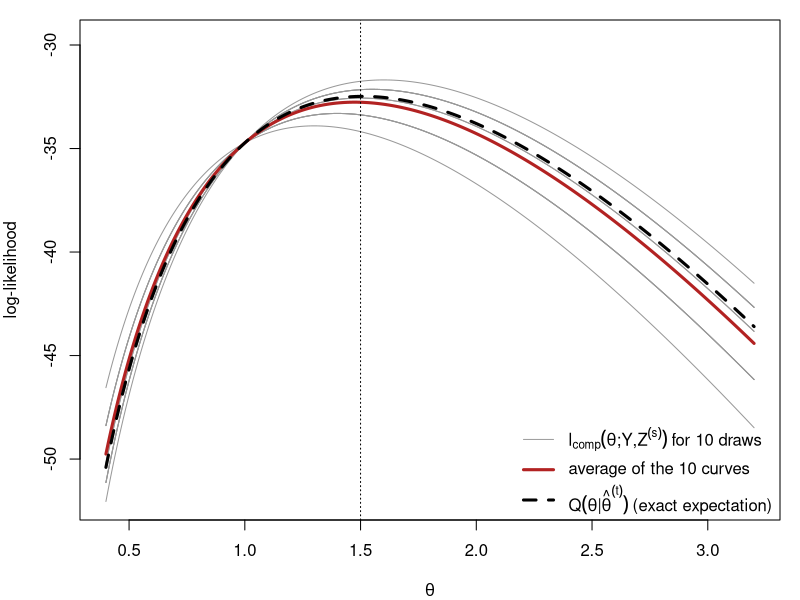
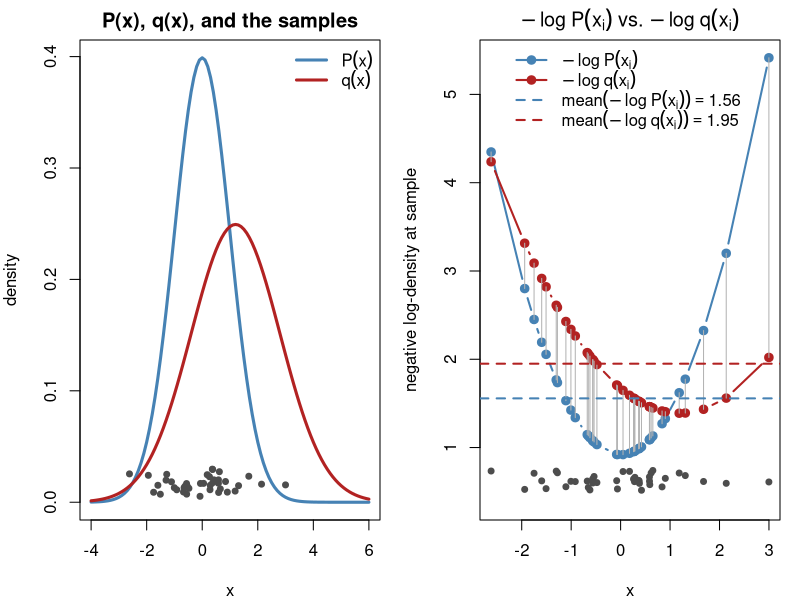
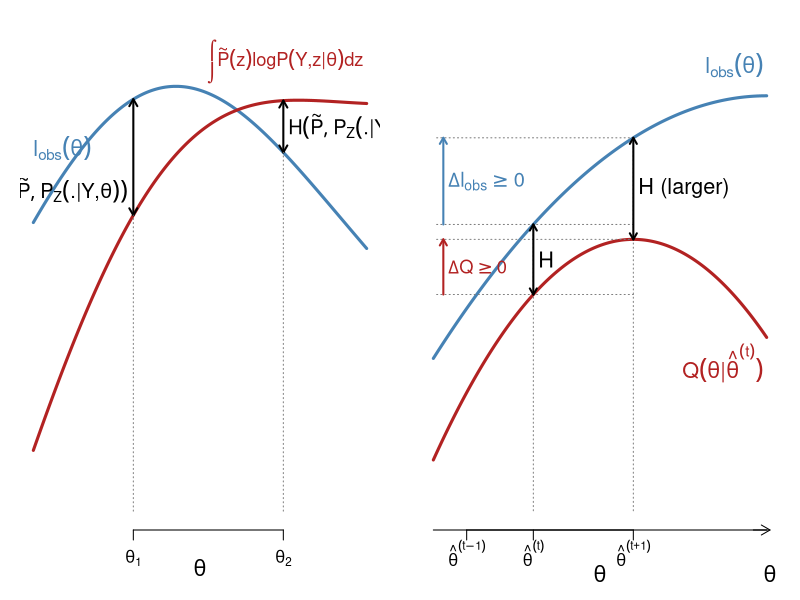
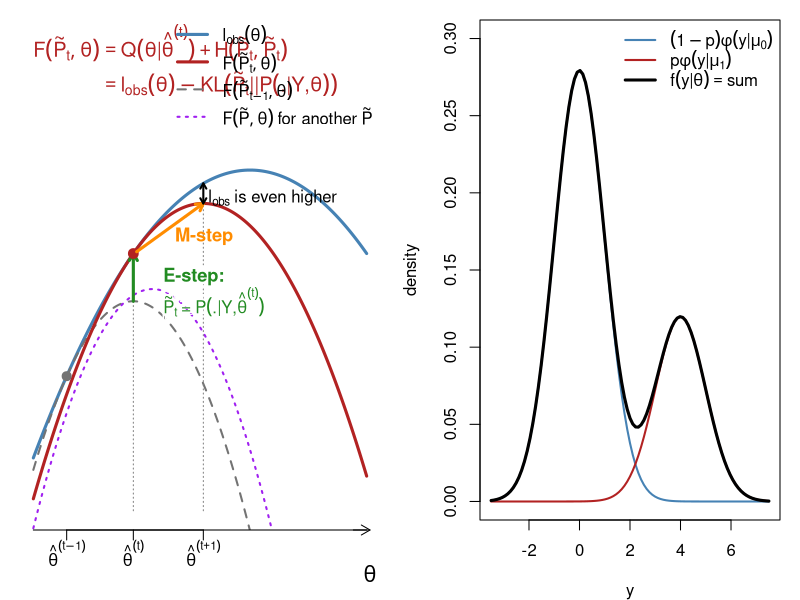
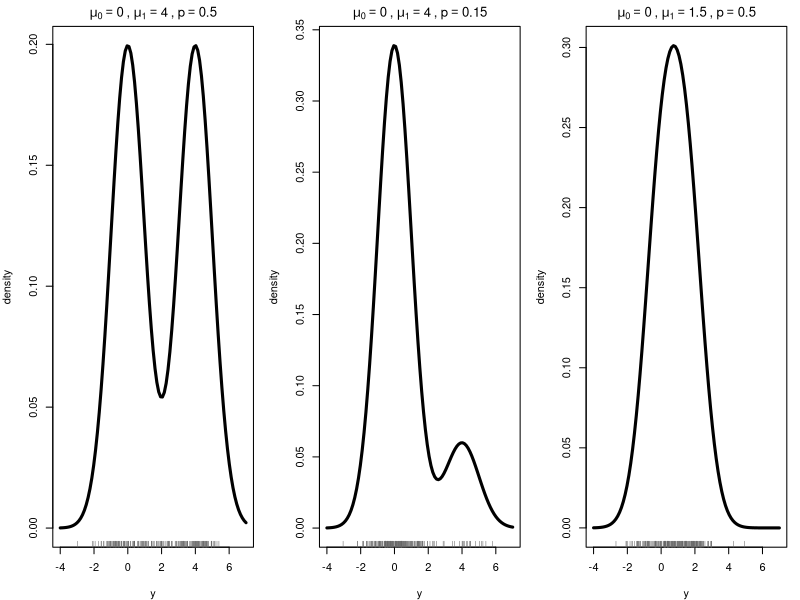
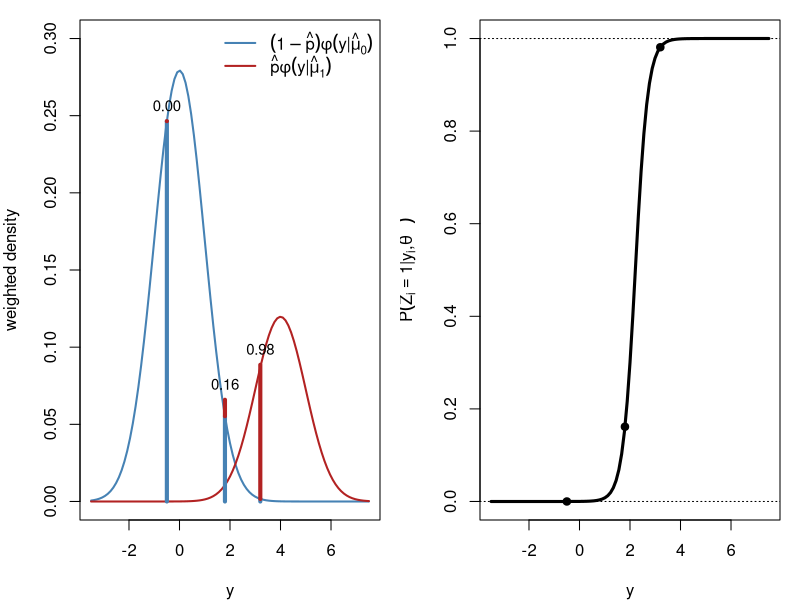
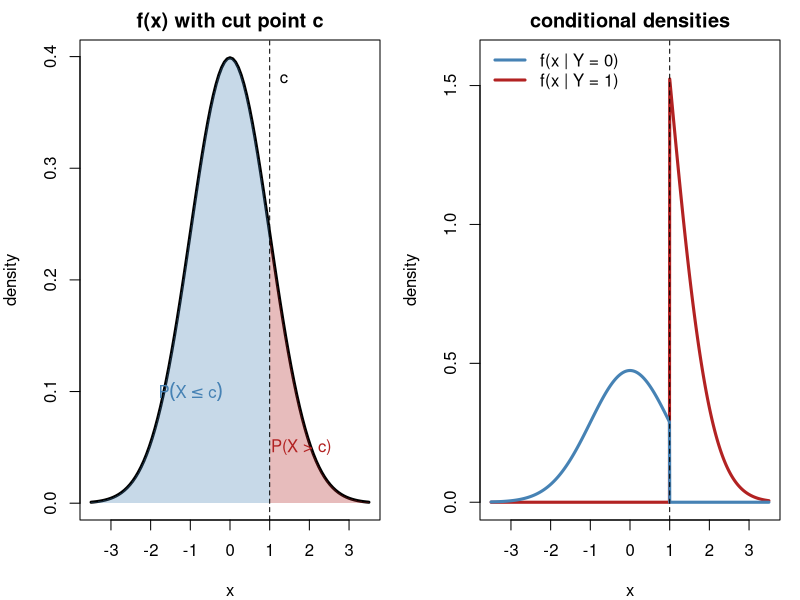
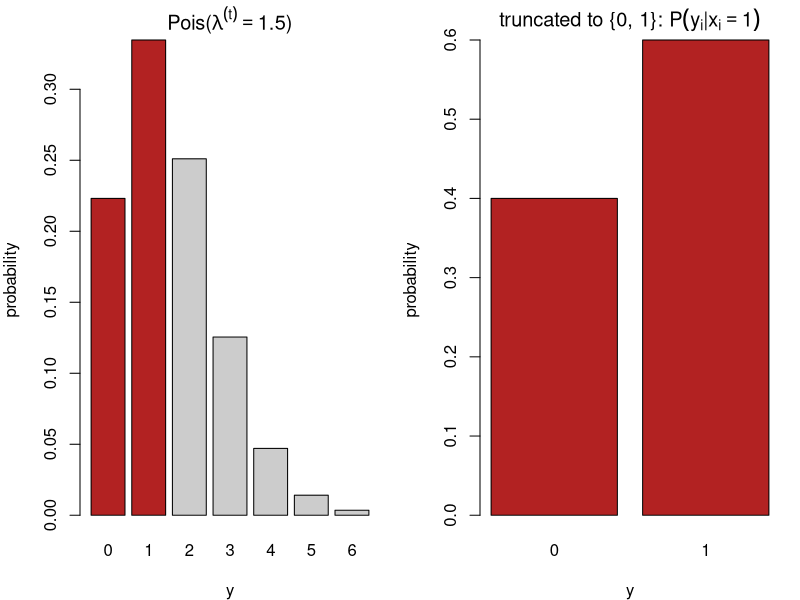

Here is the R script that generated these plots, in order:
## ---- chunk 1
#| include: false
set.seed(812)
knitr::opts_chunk$set(echo = FALSE, fig.align = "center")
# censored Poisson example used in several figures (Section 3):
# m exact observations, ncen observations known only to satisfy y < 2
yobs <- c(3, 2, 4, 1, 3, 2, 5, 3); m <- length(yobs); ncen <- 12; n <- m + ncen
lobs <- function(l) sum(dpois(yobs, l, log = TRUE)) + ncen * log(ppois(1, l))
lcomp <- function(l, z) -n * l + log(l) * (sum(yobs) + sum(z)) - sum(lfactorial(yobs))
Qfun  <- function(l, lt) lcomp(l, rep(lt / (1 + lt), ncen))
lam <- seq(0.4, 3.2, length.out = 300)
## ---- chunk 2
#| fig-width: 9
#| fig-height: 5
lt <- 1.5; S <- 10
Z <- replicate(S, rbinom(ncen, 1, lt / (1 + lt)))            # draws of the censored y_i
curves <- sapply(1:S, function(s) sapply(lam, lcomp, z = Z[, s]))
Qexact <- sapply(lam, Qfun, lt = lt)
par(mar = c(4, 4, 1, 1))
matplot(lam, curves, type = "l", lty = 1, lwd = 1, col = "gray60", xlab = expression(theta),
        ylab = "log-likelihood", ylim = range(curves) + c(0, 2))
lines(lam, rowMeans(curves), lwd = 3, col = "firebrick")
lines(lam, Qexact, lwd = 3, col = "black", lty = 2)
abline(v = lt, lty = 3)
legend("bottomright", bty = "n", lwd = c(1, 3, 3), lty = c(1, 1, 2), col = c("gray60", "firebrick", "black"),
       legend = c(expression(l[comp](theta*";"*Y*","*Z^(s)) ~ "for 10 draws"),
                  "average of the 10 curves",
                  expression(Q(theta*"|"*hat(theta)^(t)) ~ "(exact expectation)")))
## ---- chunk 3
#| fig-width: 10
#| fig-height: 4.6
par(mfrow = c(1, 2), mar = c(4, 4, 2, 1))
mu_p <- 0; sd_p <- 1; mu_q <- 1.2; sd_q <- 1.6; nsamp <- 40
x  <- rnorm(nsamp, mu_p, sd_p)                   # samples from P
nlp <- -dnorm(x, mu_p, sd_p, log = TRUE)         # -log P(x_i)
nlq <- -dnorm(x, mu_q, sd_q, log = TRUE)         # -log q(x_i)

curve(dnorm(x, mu_p, sd_p), -4, 6, lwd = 3, col = "steelblue", xlab = "x", ylab = "density",
      main = "P(x), q(x), and the samples")
curve(dnorm(x, mu_q, sd_q), add = TRUE, lwd = 3, col = "firebrick")
points(x, runif(nsamp, 0.005, 0.03), pch = 19, col = "gray30", cex = 0.8)   # jittered observations
legend("topright", bty = "n", lwd = 3, col = c("steelblue", "firebrick"),
       legend = c(expression(P(x)), expression(q(x))))

ord <- order(x)
yr  <- range(c(nlp, nlq)); gap <- diff(yr)
plot(x[ord], nlp[ord], type = "b", pch = 19, col = "steelblue", lwd = 2,
     xlab = "x", ylab = "negative log-density at sample",
     ylim = c(yr[1] - 0.12 * gap, yr[2]),
     main = expression(-log~P(x[i])~vs.~-log~q(x[i])))
lines(x[ord], nlq[ord], type = "b", pch = 19, col = "firebrick", lwd = 2)
segments(x[ord], nlp[ord], x[ord], nlq[ord], col = "gray70")
abline(h = mean(nlp), col = "steelblue", lty = 2, lwd = 2)
abline(h = mean(nlq), col = "firebrick", lty = 2, lwd = 2)
points(x, yr[1] - 0.09 * gap + runif(nsamp, 0, 0.05 * gap), pch = 19, col = "gray30", cex = 0.8)
legend("top", bty = "n", lwd = 2, lty = c(1, 1, 2, 2), pch = c(19, 19, NA, NA),
       col = c("steelblue", "firebrick", "steelblue", "firebrick"),
       legend = c(expression(-log~P(x[i])), expression(-log~q(x[i])),
                  bquote(mean(-log~P(x[i])) == .(round(mean(nlp), 2))),
                  bquote(mean(-log~q(x[i])) == .(round(mean(nlq), 2)))))
## ---- chunk 4
#| fig-width: 9
#| fig-height: 4.4
par(mar = c(3.5, 1, 1, 1))
th <- seq(0, 10, length.out = 300)
lo <- function(t) 3.2 - 0.045 * (t - 5.2)^2 + 0.5 * sin(t / 2.2)   # observed log-likelihood
av <- function(t) lo(t) - (1.4 - 0.45 * (t - 3))                    # an arbitrary average complete log-likelihood
plot(th, lo(th), type = "n", ylim = c(-1.5, 4.2), axes = FALSE, xlab = "", ylab = "")
mtext(expression(theta), side = 1, line = 1.5, cex = 1.3)
lines(th, lo(th), lwd = 3, col = "steelblue")
lines(th, av(th), lwd = 3, col = "firebrick")
text(0, lo(0) + 0.9, expression(l[obs](theta)), col = "steelblue", adj = 0, cex = 1.3)
text(9.9, av(9.9) + 0.5, expression(integral(tilde(P)(z)*log*P(Y*","*z*"|"*theta)*dz)),
     col = "firebrick", adj = 1, cex = 1.1)
for (t0 in c(3, 7.5)) {
    arrows(t0, av(t0), t0, lo(t0), code = 3, length = 0.08, lwd = 2)
    text(if (t0 == 3) t0 - 0.15 else t0 + 0.15, (av(t0) + lo(t0)) / 2 - if (t0 == 3) 0.4 else 0, expression(H(tilde(P), P[Z](.*"|"*Y*","*theta))), adj = if (t0 == 3) 1 else 0, cex = 1.2)
    segments(t0, -1.5, t0, min(av(t0), lo(t0)), lty = 3, col = "gray50")
}
axis(1, at = c(3, 7.5), labels = c(expression(theta[1]), expression(theta[2])), tick = TRUE)
## ---- chunk 5
#| fig-width: 9
#| fig-height: 3.9
par(mar = c(3.5, 1, 0.5, 1))
th <- seq(0, 10, length.out = 300)
t0 <- 3; t1 <- 6                                         # theta^(t), theta^(t+1)
Q  <- function(t) 2.6 - 0.07 * (t - t1)^2                # Q(theta | theta^(t)), maximised at theta^(t+1)
H  <- function(t) 0.8 + 0.04 * (t - t0)^2                # cross-entropy, smallest at theta^(t) (Gibbs)
lo <- function(t) Q(t) + H(t)                            # l_obs
plot(th, lo(th), type = "n", ylim = c(-0.5, 5), axes = FALSE, xlab = "", ylab = "")
mtext(expression(theta), side = 1, line = 1.8, cex = 1.3)
lines(th, lo(th), lwd = 3, col = "steelblue")
lines(th, Q(th),  lwd = 3, col = "firebrick")
text(9.9, lo(9.9) + 0.35, expression(l[obs](theta)), col = "steelblue", adj = 1, cex = 1.3)
text(9.9, Q(9.9) - 0.35, expression(Q(theta*"|"*hat(theta)^(t))), col = "firebrick", adj = 1, cex = 1.3)
segments(c(t0, t1), -0.5, c(t0, t1), c(lo(t0), lo(t1)), lty = 3, col = "gray50")
segments(0.1, c(Q(t0), lo(t0)), t1, c(Q(t0), lo(t0)), lty = 3, col = "gray50")
segments(0.1, c(Q(t1), lo(t1)), t1, c(Q(t1), lo(t1)), lty = 3, col = "gray50")
for (x in c(t0, t1)) arrows(x, Q(x), x, lo(x), code = 3, length = 0.07, lwd = 2)
text(t0 + 0.15, (Q(t0) + lo(t0)) / 2, "H", adj = 0, cex = 1.3)
text(t1 + 0.15, (Q(t1) + lo(t1)) / 2, "H (larger)", adj = 0, cex = 1.3)
arrows(0.3, Q(t0), 0.3, Q(t1), length = 0.07, lwd = 2, col = "firebrick")
text(0.45, (Q(t0) + Q(t1)) / 2, expression(Delta*Q >= 0), adj = 0, col = "firebrick", cex = 1.1)
arrows(0.3, lo(t0), 0.3, lo(t1), length = 0.07, lwd = 2, col = "steelblue")
text(0.45, (lo(t0) + lo(t1)) / 2, expression(Delta*l[obs] >= 0), adj = 0, col = "steelblue", cex = 1.2)
axis(1, at = c(0, 10), labels = FALSE, lwd.ticks = 0)                       # the theta axis
arrows(9.6, par("usr")[3], 10.1, par("usr")[3], length = 0.1, xpd = NA)
axis(1, at = c(1, t0, t1), labels = c(expression(hat(theta)^(t-1)), expression(hat(theta)^(t)), expression(hat(theta)^(t+1))), tick = TRUE)
mtext(expression(theta), side = 1, line = 1.8, at = 10.1, cex = 1.3)
## ---- chunk 6
#| fig-width: 9
#| fig-height: 4.6
par(mar = c(3.5, 1, 0.5, 1))
th <- seq(0, 10, length.out = 300); t0 <- 3
lo <- function(t) 3.5 - 0.15 * (t - 6.5)^2                      # l_obs
B0 <- function(t) lo(t) - 0.2625 * (t - 1)^2              # F(P~_{t-1}, theta): touches l_obs at theta^(t-1), maximised at theta^(t)
B2 <- function(t) lo(t) - 0.6 - 0.2625 * (t - 1.9)^2                       # F(P~, theta) for another P~ close to P~_{t-1}: below l_obs everywhere, below F(P~_{t-1}) at theta^(t-1)
B1 <- function(t) lo(t) - 0.1 * (t - t0)^2                     # F(P~_t, theta): touches l_obs at theta^(t)
t1 <- optimize(B1, c(0, 10), maximum = TRUE)$maximum             # M-step
plot(th, lo(th), type = "n", ylim = c(-4, 6.6), axes = FALSE, xlab = "", ylab = "")
lines(th, lo(th), lwd = 3, col = "steelblue")
lines(th, B0(th), lwd = 2, lty = 2, col = "gray45")
lines(th, B2(th), lwd = 2, lty = 3, col = "purple")
lines(th, B1(th), lwd = 3, col = "firebrick")
points(1, lo(1), pch = 19, col = "gray45", cex = 1.2)
text(0, 6.3, expression(F(tilde(P)[t], theta) == Q(theta*"|"*hat(theta)^(t)) + H(tilde(P)[t], tilde(P)[t])), col = "firebrick", adj = 0, cex = 1.2)
text(0, 5.4, expression(phantom(F(tilde(P)[t], theta)) == l[obs](theta) - KL(tilde(P)[t]*"||"*P(.*"|"*Y*","*theta))), col = "firebrick", adj = 0, cex = 1.2)
segments(c(t0, t1), -4, c(t0, t1), c(B0(t0), lo(t1)), lty = 3, col = "gray50")
arrows(t0, B0(t0), t0, lo(t0), length = 0.08, lwd = 3, col = "forestgreen")
for (d in list(c(-1, 0), c(1, 0), c(0, -1), c(0, 1), c(-1, -1), c(1, 1), c(-1, 1), c(1, -1)) )      # white halo behind the E-step label
    for (yy in c(1.15, 0.6)) text(3.9 + 0.07 * d[1], yy + 0.14 * d[2], if (yy > 1) expression(bold("E-step:")) else expression(tilde(P)[t]~"="~P(.*"|"*Y*","*hat(theta)^(t))), adj = 0, col = "white", cex = if (yy > 1) 1.1 else 1.0)
text(3.9, 1.15, expression(bold("E-step:")), adj = 0, col = "forestgreen", cex = 1.1)
text(3.9, 0.6, expression(tilde(P)[t]~"="~P(.*"|"*Y*","*hat(theta)^(t))), adj = 0, col = "forestgreen", cex = 1.0)
points(t0, lo(t0), pch = 19, col = "firebrick", cex = 1.3)
arrows(t0 + 0.1, B1(t0) + 0.04, t1, B1(t1), length = 0.08, lwd = 3, col = "darkorange")
text((t0 + t1) / 2 + 0.2, B1((t0 + t1) / 2) - 0.45, expression(bold("M-step")), col = "darkorange", adj = 0, cex = 1.1)
arrows(t1, B1(t1), t1, lo(t1), length = 0.06, lwd = 2, code = 3)
text(t1 + 0.15, (B1(t1) + lo(t1)) / 2 - 0.1, expression(l[obs]~"is even higher"), adj = 0, cex = 1.0)
legend("topright", bty = "n", lwd = c(3, 3, 2, 2), lty = c(1, 1, 2, 3), cex = 1.0, y.intersp = 1.3,
       col = c("steelblue", "firebrick", "gray45", "purple"),
       legend = c(expression(l[obs](theta)),
                  expression(F(tilde(P)[t], theta)),
                  expression(F(tilde(P)[t-1], theta)),
                  expression(F(tilde(P), theta)~"for another"~tilde(P))))
axis(1, at = c(0, 10), labels = FALSE, lwd.ticks = 0)                       # the theta axis
arrows(9.6, par("usr")[3], 10.1, par("usr")[3], length = 0.1, xpd = NA)
axis(1, at = c(1, t0, t1), labels = c(expression(hat(theta)^(t-1)), expression(hat(theta)^(t)), expression(hat(theta)^(t+1))), tick = TRUE)
mtext(expression(theta), side = 1, line = 1.8, at = 10.1, cex = 1.3)
## ---- chunk 7
#| fig-width: 9
#| fig-height: 4.6
par(mar = c(4, 4, 1, 1)); mu0 <- 0; mu1 <- 4; p <- 0.3
curve((1 - p) * dnorm(x, mu0), -3.5, 7.5, lwd = 2, col = "steelblue", ylab = "density", xlab = "y",
      ylim = c(0, 0.3))
curve(p * dnorm(x, mu1), add = TRUE, lwd = 2, col = "firebrick")
curve((1 - p) * dnorm(x, mu0) + p * dnorm(x, mu1), add = TRUE, lwd = 3)
legend("topright", bty = "n", lwd = c(2, 2, 3), col = c("steelblue", "firebrick", "black"),
       legend = c(expression((1-p)*phi(y*"|"*mu[0])), expression(p*phi(y*"|"*mu[1])),
                  expression(f(y*"|"*theta) == "sum")))
## ---- chunk 8
#| fig-width: 10
#| fig-height: 4.4
par(mfrow = c(1, 3), mar = c(4, 4, 2, 1))
mix <- function(x, mu0, mu1, p) (1 - p) * dnorm(x, mu0) + p * dnorm(x, mu1)
for (s in list(c(0, 4, 0.5), c(0, 4, 0.15), c(0, 1.5, 0.5))) {
  curve(mix(x, s[1], s[2], s[3]), -4, 7, lwd = 3, xlab = "y", ylab = "density",
        main = bquote(mu[0] == .(s[1]) ~ "," ~ mu[1] == .(s[2]) ~ "," ~ p == .(s[3])))
  y <- ifelse(rbinom(200, 1, s[3]) == 1, rnorm(200, s[2]), rnorm(200, s[1]))
  rug(y, col = "gray40")
}
## ---- chunk 9
#| fig-width: 10
#| fig-height: 4.6
par(mfrow = c(1, 2), mar = c(4, 4, 1, 1)); mu0 <- 0; mu1 <- 4; p <- 0.3
f0 <- function(x) (1 - p) * dnorm(x, mu0); f1 <- function(x) p * dnorm(x, mu1)
curve(f0, -3.5, 7.5, lwd = 2, col = "steelblue", ylab = "weighted density", xlab = "y", ylim = c(0, 0.3))
curve(f1, add = TRUE, lwd = 2, col = "firebrick")
yi <- c(-0.5, 1.8, 3.2)
for (y in yi) { segments(y, 0, y, f0(y), col = "steelblue", lwd = 4)
  segments(y, f0(y), y, f0(y) + f1(y), col = "firebrick", lwd = 4)
  text(y, f0(y) + f1(y), sprintf("%.2f", f1(y) / (f0(y) + f1(y))), pos = 3, cex = 0.9) }
legend("topright", bty = "n", lwd = 2, col = c("steelblue", "firebrick"),
       legend = c(expression((1-hat(p))*phi(y*"|"*hat(mu)[0])), expression(hat(p)*phi(y*"|"*hat(mu)[1]))))
curve(f1(x) / (f0(x) + f1(x)), -3.5, 7.5, lwd = 3, xlab = "y",
      ylab = expression(P(Z[i] == 1*"|"*y[i]*","*hat(theta)^(t))))
abline(h = c(0, 1), lty = 3); points(yi, f1(yi) / (f0(yi) + f1(yi)), pch = 19)
## ---- chunk 10
#| fig-width: 10
#| fig-height: 4.8
par(mfrow = c(1, 2), mar = c(4, 4, 2, 1)); cc <- 1
curve(dnorm, -3.5, 3.5, lwd = 3, xlab = "x", ylab = "density", main = "f(x) with cut point c")
xs <- seq(cc, 3.5, length.out = 100)
polygon(c(xs, rev(xs)), c(dnorm(xs), rep(0, 100)), col = adjustcolor("firebrick", 0.3), border = NA)
xs <- seq(-3.5, cc, length.out = 100)
polygon(c(xs, rev(xs)), c(dnorm(xs), rep(0, 100)), col = adjustcolor("steelblue", 0.3), border = NA)
abline(v = cc, lty = 2); text(cc, 0.38, "c", pos = 4)
text(1.8, 0.05, "P(X > c)", col = "firebrick"); text(-1, 0.1, expression(P(X <= c)), col = "steelblue")
curve(dnorm(x) * (x > cc) / pnorm(cc, lower.tail = FALSE), -3.5, 3.5, lwd = 3, col = "firebrick",
      n = 1001, xlab = "x", ylab = "density", main = "conditional densities", ylim = c(0, 1.6))
curve(dnorm(x) * (x <= cc) / pnorm(cc), add = TRUE, lwd = 3, col = "steelblue", n = 1001)
abline(v = cc, lty = 2)
legend("topleft", bty = "n", lwd = 3, col = c("steelblue", "firebrick"),
       legend = c("f(x | Y = 0)", "f(x | Y = 1)"))
## ---- chunk 11
#| fig-width: 10
#| fig-height: 4.4
par(mfrow = c(1, 2), mar = c(4, 4, 2, 1)); lt <- 1.5; k <- 0:6
barplot(dpois(k, lt), names.arg = k, col = c("firebrick", "firebrick", rep("gray80", 5)),
        xlab = "y", ylab = "probability", main = bquote("Pois(" * lambda^(t) == .(lt) * ")"))
barplot(c(1, lt) / (1 + lt), names.arg = 0:1, col = "firebrick", xlab = "y", ylab = "probability",
        main = expression("truncated to {0, 1}: " * P(y[i]*"|"*x[i] == 1)))
## ---- chunk 12
#| fig-width: 6
#| fig-height: 4.6
par(mar = c(4, 4, 1, 1))
ctr <- rbind(c(0, 0), c(4, 3), c(1, 5))
Sig <- list(diag(2) * 0.8, matrix(c(1, 0.7, 0.7, 1), 2), diag(c(1.2, 0.4)))
cols <- c("steelblue", "firebrick", "forestgreen"); ang <- seq(0, 2 * pi, length.out = 100)
plot(NA, xlim = c(-3, 7), ylim = c(-3, 8), xlab = expression(y[1]), ylab = expression(y[2]))
for (k in 1:3) { R <- chol(Sig[[k]])
  pts <- matrix(rnorm(120), 60) %*% R + rep(ctr[k, ], each = 60)
  points(pts, col = adjustcolor(cols[k], 0.6), pch = 19, cex = 0.8)
  ell <- (cbind(cos(ang), sin(ang)) * 2.1) %*% R + rep(ctr[k, ], each = 100)
  lines(ell, col = cols[k], lwd = 2); points(ctr[k, 1], ctr[k, 2], pch = 4, lwd = 3, col = cols[k]) }
## ---- chunk 13
#| fig-width: 10
#| fig-height: 3.4
par(mar = c(4, 4, 1, 1)); N <- 120; P <- matrix(c(0.95, 0.05, 0.1, 0.9), 2, byrow = TRUE)
h <- integer(N); h[1] <- 1; for (i in 2:N) h[i] <- sample(1:2, 1, prob = P[h[i - 1], ])
y <- rnorm(N, mean = c(0, 3)[h])
plot(y, type = "n", xlab = "i", ylab = expression(y[i]))
r <- rle(h); e <- cumsum(r$lengths); s <- c(1, head(e, -1) + 1)
rect(s - 0.5, par("usr")[3], e + 0.5, par("usr")[4],
     col = adjustcolor(c("steelblue", "firebrick")[r$values], 0.15), border = NA)
lines(y, col = "gray30"); points(y, pch = 19, col = c("steelblue", "firebrick")[h], cex = 0.7)
legend("topright", bty = "n", pch = 19, col = c("steelblue", "firebrick"),
       legend = c(expression(h[i] == 1), expression(h[i] == 2)), horiz = TRUE)
